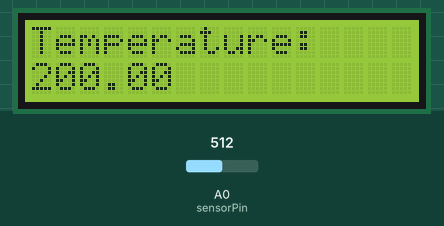
Bench run of a sketch on a simulated Arduino Uno, built with avr-gcc and run on an emulated ATmega328P. On the bench: 16×2 character LCD. The test bench sets the inputs (shaded band); at power-on: A0 (sensorPin) = 512. What the sketch prints to the serial monitor is not drawn.

Above: at 1.2 s.
1.3 s: A0 (sensorPin) set to 131
At 1.9 s:
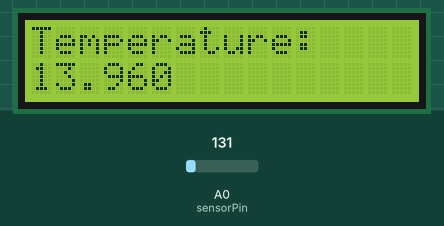
2.8 s: A0 (sensorPin) set to 112
At 4.0 s:
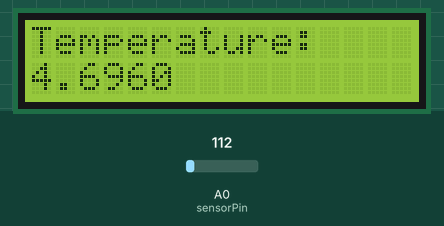
4.3 s: A0 (sensorPin) set to 122
At 5.3 s:
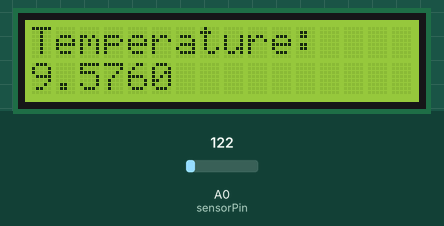
5.8 s: A0 (sensorPin) set to 306
At 6.6 s:
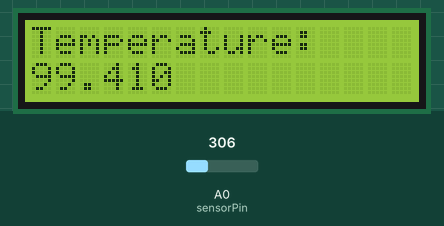
Timing chart, 0 to 8.3 s (numbered marks = the images above; inputs shaded):
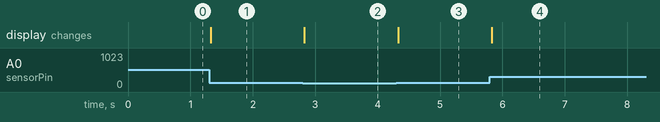

Measured:
- after the input at 1.3 s, the display: changes at once (image 1)
- after the input at 2.8 s, the display: changes at once (image 2)
- after the input at 4.3 s, the display: changes at once (image 3)
- after the input at 5.8 s, the display: changes at once (image 4)

The sketch:

temp.ino
```cpp
#include <LiquidCrystal.h>

int sensorPin = A0;
int sensorInput;
double temp;
LiquidCrystal lcd(12,11,5,4,3,2);

void setup()
{
  lcd.begin(16,2);
  Serial.begin(9600);
  lcd.print("Temperature: ");
}

void loop()
{
  sensorInput = analogRead(A0);
  temp = (double)sensorInput / 1024;
  temp = temp * 5;
  temp = temp - 0.5;
  temp = temp * 100;

  Serial.print ("Temperature: ");
  Serial.println(temp);

  lcd.setCursor(0,1);
  lcd.print(temp);

}
```
